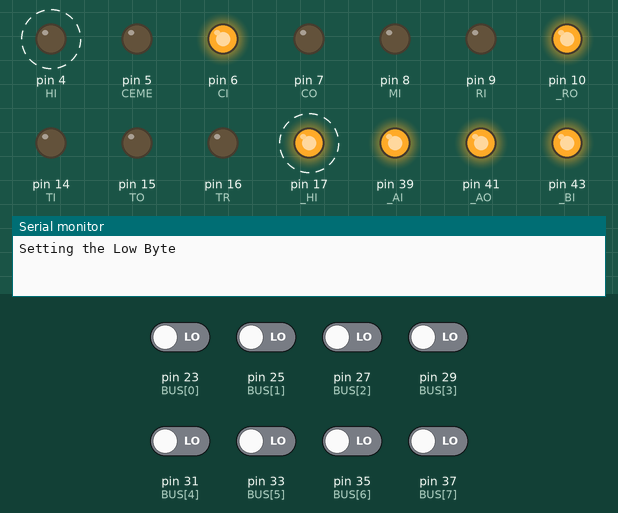
The sketch below on a simulated Arduino Mega 2560, built with avr-gcc and run on an emulated ATmega2560. On the bench: output pins drawn as LEDs (lit = HIGH), the last lines printed to the serial monitor. Dashed ring = blinking. The test bench sets the inputs (shaded band); at power-on: pin 23 (BUS[0]), pin 25 (BUS[1]), pin 27 (BUS[2]), pin 29 (BUS[3]), pin 31 (BUS[4]), pin 33 (BUS[5]), pin 35 (BUS[6]), pin 37 (BUS[7]) LOW. Pins used as bus, display or sensor lines are not drawn.

Above: at 0.1 s.
At 4.8 s:
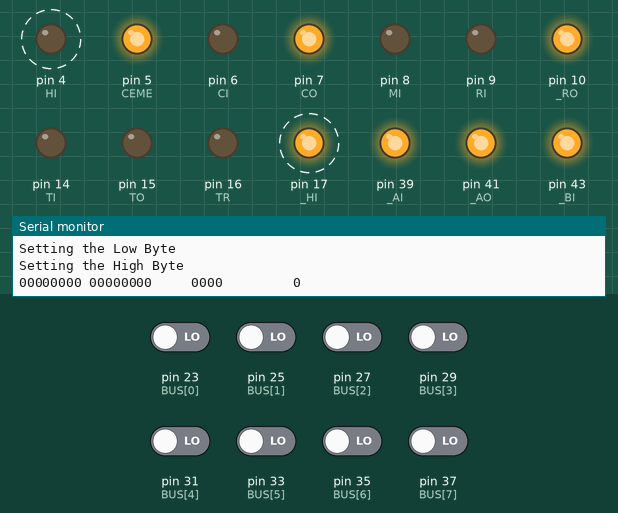
4.9 s: pin 23 (BUS[0]) driven HIGH
9.2 s: pin 25 (BUS[1]) driven HIGH and pin 29 (BUS[3]) driven HIGH
13.5 s: pin 27 (BUS[2]) driven HIGH
17.5 s: pin 25 (BUS[1]) driven LOW
21.6 s: pin 23 (BUS[0]) driven LOW
25.6 s: pin 25 (BUS[1]) driven HIGH
Timing chart, 0 to 30.6 s (numbered marks = the images above; inputs shaded):
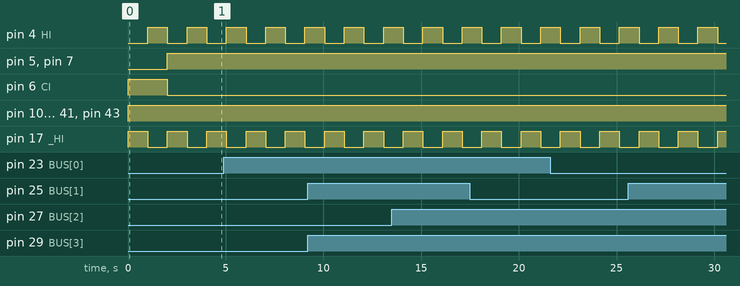

Measured:
- by itself, pin 4 (HI), pin 17 (_HI): alternates HIGH for 1.0 s and LOW for 1.0 s

The sketch:

Part5_Program_Counter.ino
```cpp
//##################  General Functions ######################
const char BUS[]={23,25,27,29,31,33,35,37};
const char ADD[]={22,24,26,28,30,32,34,36,38,40,42,44,46,48,50,52};

#define CLK 2
#define CLK_in 3
#define HI 4
#define CEME 5
#define CI 6
#define CO 7
#define MI 8
#define RI 9
#define _RO 10
#define FLN 11
#define FLZ 12
#define FLC 13
#define TI 14
#define TO 15
#define TR 16
#define _HI 17
#define RX 18
#define TX 19
#define manual_clock 20
#define _RST 21
#define _AI 39
#define _AO 41
#define _BI 43
#define _BO 45
#define EC 47
#define ES 49
#define _EO 51
#define _IC 53
#define A0 A0
#define A1 A1
#define A2 A2
#define A3 A3
#define A4 A4
#define A5 A5
#define A6 A6
#define A7 A7
#define B0 A8
#define B1 A9
#define B2 A10
#define B3 A11
#define B4 A12
#define B5 A13
#define B6 A14
#define B7 A15

void reset_pins(){
    set_bus_pins_input();
    set_add_pins_input();
    pinMode(CLK,OUTPUT);
    pinMode(CLK_in,INPUT);
    pinMode(HI,OUTPUT);
    pinMode(CEME,OUTPUT);
    pinMode(CI,OUTPUT);
    pinMode(CO,OUTPUT);
    pinMode(MI,OUTPUT);
    pinMode(RI,OUTPUT);
    pinMode(_RO,OUTPUT);
    pinMode(FLN,INPUT);
    pinMode(FLZ,INPUT);
    pinMode(FLC,INPUT);
    pinMode(TI,OUTPUT);
    pinMode(TO,OUTPUT);
    pinMode(TR,OUTPUT);
    pinMode(_HI,OUTPUT);
    pinMode(RX,INPUT);
    pinMode(TX,INPUT);
    pinMode(manual_clock,INPUT);
    pinMode(_RST,OUTPUT);
    pinMode(_AI,OUTPUT);
    pinMode(_AO,OUTPUT);
    pinMode(_BI,OUTPUT);
    pinMode(_BO,OUTPUT);
    pinMode(EC,OUTPUT);
    pinMode(ES,OUTPUT);
    pinMode(_EO,OUTPUT);
    pinMode(_IC,OUTPUT);
    pinMode(A0,INPUT);
    pinMode(A1,INPUT);
    pinMode(A2,INPUT);
    pinMode(A3,INPUT);
    pinMode(A4,INPUT);
    pinMode(A5,INPUT);
    pinMode(A6,INPUT);
    pinMode(A7,INPUT);
    pinMode(B1,INPUT);
    pinMode(B2,INPUT);
    pinMode(B3,INPUT);
    pinMode(B4,INPUT);
    pinMode(B5,INPUT);
    pinMode(B6,INPUT);
    pinMode(B7,INPUT);

    digitalWrite(CLK, LOW);
    digitalWrite(HI, LOW);
    digitalWrite(CEME, LOW);
    digitalWrite(CI, LOW);
    digitalWrite(CO, LOW);
    digitalWrite(MI, LOW);
    digitalWrite(RI, LOW);
    digitalWrite(_RO, HIGH);
    digitalWrite(TI, LOW);
    digitalWrite(TO, LOW);
    digitalWrite(TR, LOW);
    digitalWrite(_HI, HIGH);
    digitalWrite(_RST, HIGH);
    digitalWrite(_AI, HIGH);
    digitalWrite(_AO, HIGH);
    digitalWrite(_BI, HIGH);
    digitalWrite(_BO, HIGH);
    digitalWrite(EC, LOW);
    digitalWrite(ES, LOW);
    digitalWrite(_EO, HIGH);
    digitalWrite(_IC, HIGH);
}

void set_bus_pins_input(){
  for (int i = 0 ; i < 8; ++i) {
       pinMode(BUS [i], INPUT);
    }
}

void set_bus_pins_output(){
  for (int i = 0 ; i < 8; ++i) {
       pinMode(BUS [i], OUTPUT);
    }
}

void set_add_pins_input(){
  for (int i = 0 ; i < 16; ++i) {
       pinMode(ADD [i], INPUT);
    }
}

void set_add_pins_output(){
  for (int i = 0 ; i < 16; ++i) {
       pinMode(ADD [i], OUTPUT);
    }
}

//##################  Module Test Functions ######################

void setup() {
  Serial.begin(115200);
  reset_pins();
  set_program_counter(0);
  step_program_counter(128);

  }

int dt=1000;  //delay time in Miliseconds
int ct=10; //Clock time in Miliseconds

void pulse_clock(int clock_delay){
   digitalWrite(CLK, HIGH);
   delay(clock_delay);
   digitalWrite(CLK, LOW);
}

void reset_program_counter(){
  // set initial signals
  digitalWrite(CLK, LOW);
  digitalWrite(HI, LOW);
  digitalWrite(CEME, LOW);
  digitalWrite(CI, LOW);
  digitalWrite(CO, LOW);
  digitalWrite(_HI, HIGH);
  digitalWrite(_RST, HIGH);
  digitalWrite(_RST, LOW);
  digitalWrite(_RST, HIGH);
}

void step_program_counter(unsigned int steps){
  digitalWrite(CO, HIGH);
  digitalWrite(CEME, HIGH);

  //Pulse the clock and read the BUS
  unsigned int low_byte=0;
  unsigned int high_byte=0;
  char output[64];
  int data_word=0;

  for (int j=0;j < steps;j+=1){
  // read low byte
  digitalWrite(_HI, HIGH);
  digitalWrite(HI, LOW);
  low_byte=read_bus();
  delay(dt);

  // read high byte
  digitalWrite(_HI, LOW);
  digitalWrite(HI, HIGH);
  high_byte=read_bus();
  delay(dt);

  serial_print_binary(high_byte);
  Serial.print(" ");
  serial_print_binary(low_byte);

  data_word= (high_byte*256) + low_byte;
  sprintf(output, "     %04x       %3u    ", data_word,data_word);
  Serial.println(output);
  pulse_clock(ct);
  }
}

unsigned int read_bus(){
  unsigned int data =0;
  for (int n=7;n>=0;n-=1){
    int bit = digitalRead(BUS[n]) ? 1 : 0;
    data = (data << 1) + bit;
  }
  return data;
}

void set_program_counter(unsigned int value){
  set_bus_pins_output();
  int high_byte=value/256;
  int low_byte=value%256;
  Serial.println("Setting the Low Byte");
  // Set low_byte
  word mask_bit = 1;
     for (int i = 0 ; i < 8; ++i) {
       digitalWrite(BUS [i],  !!(low_byte & mask_bit));
       mask_bit<<=1;
  }
  digitalWrite(_HI, HIGH);
  digitalWrite(HI, LOW);
  digitalWrite(CI, HIGH);
  pulse_clock(ct);
  delay(dt);
  digitalWrite(CI, LOW);

  Serial.println("Setting the High Byte");
  // Set high_byte
  mask_bit = 1;
     for (int i = 0 ; i < 8; ++i) {
       digitalWrite(BUS [i],  !!(high_byte & mask_bit));
       mask_bit<<=1;
  }
  digitalWrite(_HI, LOW);
  digitalWrite(HI, HIGH);
  digitalWrite(CI, HIGH);
  pulse_clock(ct);
  delay(dt);
  digitalWrite(CI, LOW);
  digitalWrite(_HI, HIGH);
  digitalWrite(HI, LOW);
  set_bus_pins_input();
}

void manual_clock_check(){
    bool clock_pressed = digitalRead(manual_clock);
   if (clock_pressed == true){
     step_program_counter(1);
   }
}

void loop() {
  manual_clock_check();
}

int serial_print_binary(int n)
{
    for (int i = 7; i >= 0; i--) {
        int k = n >> i;
        if (k & 1)
            Serial.print("1");
        else
            Serial.print("0");
    }
}
```
